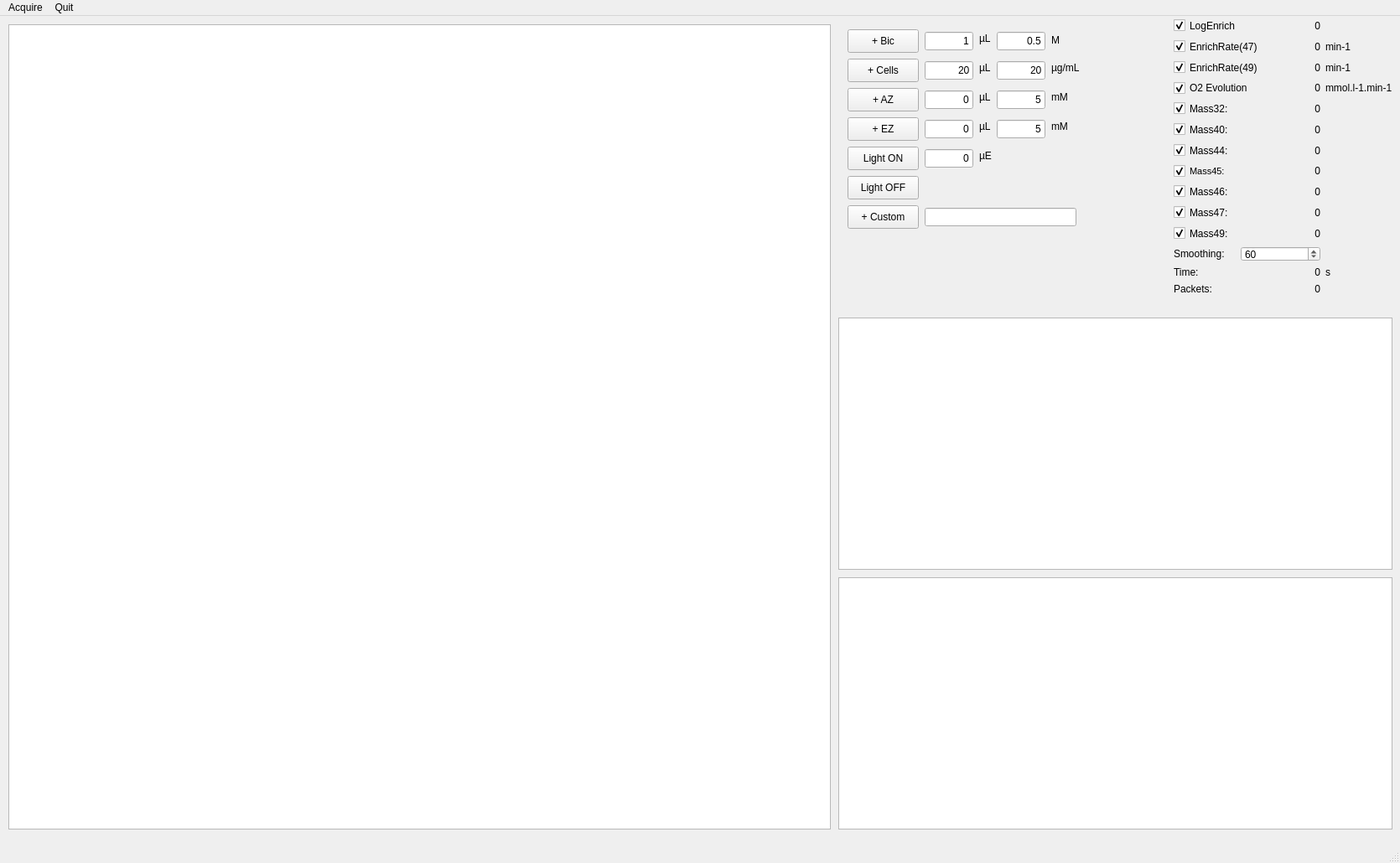
<?xml version="1.0" encoding="UTF-8"?>
<ui version="4.0">
 <class>MainWindow</class>
 <widget class="QMainWindow" name="MainWindow">
  <property name="geometry">
   <rect>
    <x>0</x>
    <y>0</y>
    <width>1670</width>
    <height>1030</height>
   </rect>
  </property>
  <property name="windowTitle">
   <string>MainWindow</string>
  </property>
  <widget class="QWidget" name="centralwidget">
   <widget class="QGraphicsView" name="enrichrate_graph">
    <property name="geometry">
     <rect>
      <x>1000</x>
      <y>360</y>
      <width>661</width>
      <height>301</height>
     </rect>
    </property>
   </widget>
   <widget class="QGraphicsView" name="rawdata_graph">
    <property name="geometry">
     <rect>
      <x>10</x>
      <y>10</y>
      <width>981</width>
      <height>961</height>
     </rect>
    </property>
   </widget>
   <widget class="QPushButton" name="pushButton">
    <property name="geometry">
     <rect>
      <x>1011</x>
      <y>156</y>
      <width>85</width>
      <height>28</height>
     </rect>
    </property>
    <property name="text">
     <string>Light ON</string>
    </property>
   </widget>
   <widget class="QPushButton" name="pushButton_2">
    <property name="geometry">
     <rect>
      <x>1011</x>
      <y>191</y>
      <width>85</width>
      <height>28</height>
     </rect>
    </property>
    <property name="text">
     <string>Light OFF</string>
    </property>
   </widget>
   <widget class="QPushButton" name="pushButton_3">
    <property name="geometry">
     <rect>
      <x>1011</x>
      <y>16</y>
      <width>85</width>
      <height>28</height>
     </rect>
    </property>
    <property name="text">
     <string>+ Bic</string>
    </property>
   </widget>
   <widget class="QPushButton" name="pushButton_4">
    <property name="geometry">
     <rect>
      <x>1011</x>
      <y>51</y>
      <width>85</width>
      <height>28</height>
     </rect>
    </property>
    <property name="text">
     <string>+ Cells</string>
    </property>
   </widget>
   <widget class="QPushButton" name="pushButton_5">
    <property name="geometry">
     <rect>
      <x>1011</x>
      <y>86</y>
      <width>85</width>
      <height>28</height>
     </rect>
    </property>
    <property name="text">
     <string>+ AZ</string>
    </property>
   </widget>
   <widget class="QPushButton" name="pushButton_6">
    <property name="geometry">
     <rect>
      <x>1011</x>
      <y>121</y>
      <width>85</width>
      <height>28</height>
     </rect>
    </property>
    <property name="text">
     <string>+ EZ</string>
    </property>
   </widget>
   <widget class="QLineEdit" name="cells_vol">
    <property name="geometry">
     <rect>
      <x>1103</x>
      <y>54</y>
      <width>58</width>
      <height>22</height>
     </rect>
    </property>
    <property name="text">
     <string>20</string>
    </property>
    <property name="alignment">
     <set>Qt::AlignRight|Qt::AlignTrailing|Qt::AlignVCenter</set>
    </property>
   </widget>
   <widget class="QLineEdit" name="ez_vol">
    <property name="geometry">
     <rect>
      <x>1103</x>
      <y>124</y>
      <width>58</width>
      <height>22</height>
     </rect>
    </property>
    <property name="text">
     <string>0</string>
    </property>
    <property name="alignment">
     <set>Qt::AlignRight|Qt::AlignTrailing|Qt::AlignVCenter</set>
    </property>
   </widget>
   <widget class="QLineEdit" name="bic_vol">
    <property name="geometry">
     <rect>
      <x>1103</x>
      <y>19</y>
      <width>58</width>
      <height>22</height>
     </rect>
    </property>
    <property name="text">
     <string>1</string>
    </property>
    <property name="alignment">
     <set>Qt::AlignRight|Qt::AlignTrailing|Qt::AlignVCenter</set>
    </property>
   </widget>
   <widget class="QLineEdit" name="az_vol">
    <property name="geometry">
     <rect>
      <x>1103</x>
      <y>89</y>
      <width>58</width>
      <height>22</height>
     </rect>
    </property>
    <property name="text">
     <string>0</string>
    </property>
    <property name="alignment">
     <set>Qt::AlignRight|Qt::AlignTrailing|Qt::AlignVCenter</set>
    </property>
   </widget>
   <widget class="QLineEdit" name="bic_cc">
    <property name="geometry">
     <rect>
      <x>1189</x>
      <y>19</y>
      <width>58</width>
      <height>22</height>
     </rect>
    </property>
    <property name="text">
     <string>0.5</string>
    </property>
    <property name="alignment">
     <set>Qt::AlignRight|Qt::AlignTrailing|Qt::AlignVCenter</set>
    </property>
   </widget>
   <widget class="QLabel" name="label_39">
    <property name="geometry">
     <rect>
      <x>1168</x>
      <y>19</y>
      <width>16</width>
      <height>16</height>
     </rect>
    </property>
    <property name="text">
     <string>µL</string>
    </property>
    <property name="alignment">
     <set>Qt::AlignLeading|Qt::AlignLeft|Qt::AlignVCenter</set>
    </property>
   </widget>
   <widget class="QLabel" name="label_40">
    <property name="geometry">
     <rect>
      <x>1254</x>
      <y>21</y>
      <width>16</width>
      <height>16</height>
     </rect>
    </property>
    <property name="text">
     <string>M</string>
    </property>
    <property name="alignment">
     <set>Qt::AlignLeading|Qt::AlignLeft|Qt::AlignVCenter</set>
    </property>
   </widget>
   <widget class="QLabel" name="label_41">
    <property name="geometry">
     <rect>
      <x>1168</x>
      <y>54</y>
      <width>16</width>
      <height>16</height>
     </rect>
    </property>
    <property name="text">
     <string>µL</string>
    </property>
    <property name="alignment">
     <set>Qt::AlignLeading|Qt::AlignLeft|Qt::AlignVCenter</set>
    </property>
   </widget>
   <widget class="QLabel" name="label_42">
    <property name="geometry">
     <rect>
      <x>1254</x>
      <y>54</y>
      <width>36</width>
      <height>16</height>
     </rect>
    </property>
    <property name="text">
     <string>µg/mL</string>
    </property>
    <property name="alignment">
     <set>Qt::AlignLeading|Qt::AlignLeft|Qt::AlignVCenter</set>
    </property>
   </widget>
   <widget class="QLineEdit" name="cells_cc">
    <property name="geometry">
     <rect>
      <x>1189</x>
      <y>54</y>
      <width>58</width>
      <height>22</height>
     </rect>
    </property>
    <property name="text">
     <string>20</string>
    </property>
    <property name="alignment">
     <set>Qt::AlignRight|Qt::AlignTrailing|Qt::AlignVCenter</set>
    </property>
   </widget>
   <widget class="QLabel" name="label_43">
    <property name="geometry">
     <rect>
      <x>1168</x>
      <y>89</y>
      <width>16</width>
      <height>16</height>
     </rect>
    </property>
    <property name="text">
     <string>µL</string>
    </property>
    <property name="alignment">
     <set>Qt::AlignLeading|Qt::AlignLeft|Qt::AlignVCenter</set>
    </property>
   </widget>
   <widget class="QLabel" name="label_44">
    <property name="geometry">
     <rect>
      <x>1168</x>
      <y>124</y>
      <width>16</width>
      <height>16</height>
     </rect>
    </property>
    <property name="text">
     <string>µL</string>
    </property>
    <property name="alignment">
     <set>Qt::AlignLeading|Qt::AlignLeft|Qt::AlignVCenter</set>
    </property>
   </widget>
   <widget class="QLineEdit" name="az_cc">
    <property name="geometry">
     <rect>
      <x>1189</x>
      <y>89</y>
      <width>58</width>
      <height>22</height>
     </rect>
    </property>
    <property name="text">
     <string>5</string>
    </property>
    <property name="alignment">
     <set>Qt::AlignRight|Qt::AlignTrailing|Qt::AlignVCenter</set>
    </property>
   </widget>
   <widget class="QLineEdit" name="ez_cc">
    <property name="geometry">
     <rect>
      <x>1189</x>
      <y>124</y>
      <width>58</width>
      <height>22</height>
     </rect>
    </property>
    <property name="text">
     <string>5</string>
    </property>
    <property name="alignment">
     <set>Qt::AlignRight|Qt::AlignTrailing|Qt::AlignVCenter</set>
    </property>
   </widget>
   <widget class="QLabel" name="label_45">
    <property name="geometry">
     <rect>
      <x>1254</x>
      <y>89</y>
      <width>21</width>
      <height>16</height>
     </rect>
    </property>
    <property name="text">
     <string>mM</string>
    </property>
    <property name="alignment">
     <set>Qt::AlignLeading|Qt::AlignLeft|Qt::AlignVCenter</set>
    </property>
   </widget>
   <widget class="QLabel" name="label_47">
    <property name="geometry">
     <rect>
      <x>1254</x>
      <y>124</y>
      <width>21</width>
      <height>16</height>
     </rect>
    </property>
    <property name="text">
     <string>mM</string>
    </property>
    <property name="alignment">
     <set>Qt::AlignLeading|Qt::AlignLeft|Qt::AlignVCenter</set>
    </property>
   </widget>
   <widget class="QLabel" name="label_46">
    <property name="geometry">
     <rect>
      <x>1168</x>
      <y>159</y>
      <width>16</width>
      <height>16</height>
     </rect>
    </property>
    <property name="text">
     <string>µE</string>
    </property>
    <property name="alignment">
     <set>Qt::AlignLeading|Qt::AlignLeft|Qt::AlignVCenter</set>
    </property>
   </widget>
   <widget class="QLineEdit" name="light_int">
    <property name="geometry">
     <rect>
      <x>1103</x>
      <y>159</y>
      <width>58</width>
      <height>22</height>
     </rect>
    </property>
    <property name="text">
     <string>0</string>
    </property>
    <property name="alignment">
     <set>Qt::AlignRight|Qt::AlignTrailing|Qt::AlignVCenter</set>
    </property>
   </widget>
   <widget class="QPushButton" name="pushButton_7">
    <property name="geometry">
     <rect>
      <x>1011</x>
      <y>226</y>
      <width>85</width>
      <height>28</height>
     </rect>
    </property>
    <property name="text">
     <string>+ Custom</string>
    </property>
   </widget>
   <widget class="QLineEdit" name="custom_text">
    <property name="geometry">
     <rect>
      <x>1103</x>
      <y>229</y>
      <width>181</width>
      <height>22</height>
     </rect>
    </property>
    <property name="text">
     <string/>
    </property>
    <property name="alignment">
     <set>Qt::AlignRight|Qt::AlignTrailing|Qt::AlignVCenter</set>
    </property>
   </widget>
   <widget class="QGraphicsView" name="o2evol_graph">
    <property name="geometry">
     <rect>
      <x>1000</x>
      <y>670</y>
      <width>661</width>
      <height>301</height>
     </rect>
    </property>
   </widget>
   <widget class="QWidget" name="">
    <property name="geometry">
     <rect>
      <x>1400</x>
      <y>2</y>
      <width>261</width>
      <height>331</height>
     </rect>
    </property>
    <layout class="QGridLayout" name="gridLayout">
     <item row="0" column="0" colspan="2">
      <widget class="QCheckBox" name="chk_logE">
       <property name="text">
        <string>LogEnrich</string>
       </property>
       <property name="checked">
        <bool>true</bool>
       </property>
      </widget>
     </item>
     <item row="0" column="2">
      <widget class="QLabel" name="label_30">
       <property name="text">
        <string>0</string>
       </property>
       <property name="alignment">
        <set>Qt::AlignRight|Qt::AlignTrailing|Qt::AlignVCenter</set>
       </property>
      </widget>
     </item>
     <item row="1" column="0" colspan="2">
      <widget class="QCheckBox" name="chk_ER47">
       <property name="text">
        <string>EnrichRate(47)</string>
       </property>
       <property name="checked">
        <bool>true</bool>
       </property>
      </widget>
     </item>
     <item row="1" column="2">
      <widget class="QLabel" name="label_31">
       <property name="text">
        <string>0</string>
       </property>
       <property name="alignment">
        <set>Qt::AlignRight|Qt::AlignTrailing|Qt::AlignVCenter</set>
       </property>
      </widget>
     </item>
     <item row="1" column="3">
      <widget class="QLabel" name="label_36">
       <property name="text">
        <string>min-1</string>
       </property>
       <property name="alignment">
        <set>Qt::AlignLeading|Qt::AlignLeft|Qt::AlignVCenter</set>
       </property>
      </widget>
     </item>
     <item row="2" column="0" colspan="2">
      <widget class="QCheckBox" name="chk_ER49">
       <property name="text">
        <string>EnrichRate(49)</string>
       </property>
       <property name="checked">
        <bool>true</bool>
       </property>
      </widget>
     </item>
     <item row="2" column="2">
      <widget class="QLabel" name="label_33">
       <property name="text">
        <string>0</string>
       </property>
       <property name="alignment">
        <set>Qt::AlignRight|Qt::AlignTrailing|Qt::AlignVCenter</set>
       </property>
      </widget>
     </item>
     <item row="2" column="3">
      <widget class="QLabel" name="label_37">
       <property name="text">
        <string>min-1</string>
       </property>
       <property name="alignment">
        <set>Qt::AlignLeading|Qt::AlignLeft|Qt::AlignVCenter</set>
       </property>
      </widget>
     </item>
     <item row="3" column="0" colspan="2">
      <widget class="QCheckBox" name="chk_O2evol">
       <property name="text">
        <string>O2 Evolution</string>
       </property>
       <property name="checked">
        <bool>true</bool>
       </property>
      </widget>
     </item>
     <item row="3" column="2">
      <widget class="QLabel" name="label_35">
       <property name="text">
        <string>0</string>
       </property>
       <property name="alignment">
        <set>Qt::AlignRight|Qt::AlignTrailing|Qt::AlignVCenter</set>
       </property>
      </widget>
     </item>
     <item row="3" column="3">
      <widget class="QLabel" name="label_38">
       <property name="text">
        <string>mmol.l-1.min-1</string>
       </property>
       <property name="alignment">
        <set>Qt::AlignLeading|Qt::AlignLeft|Qt::AlignVCenter</set>
       </property>
      </widget>
     </item>
     <item row="4" column="0">
      <widget class="QCheckBox" name="chk_M32">
       <property name="text">
        <string>Mass32: </string>
       </property>
       <property name="checked">
        <bool>true</bool>
       </property>
      </widget>
     </item>
     <item row="4" column="1" colspan="2">
      <widget class="QLabel" name="lab_32">
       <property name="text">
        <string>0</string>
       </property>
       <property name="alignment">
        <set>Qt::AlignRight|Qt::AlignTrailing|Qt::AlignVCenter</set>
       </property>
      </widget>
     </item>
     <item row="5" column="0">
      <widget class="QCheckBox" name="chk_M40">
       <property name="text">
        <string>Mass40: </string>
       </property>
       <property name="checked">
        <bool>true</bool>
       </property>
      </widget>
     </item>
     <item row="5" column="1" colspan="2">
      <widget class="QLabel" name="lab_40">
       <property name="text">
        <string>0</string>
       </property>
       <property name="alignment">
        <set>Qt::AlignRight|Qt::AlignTrailing|Qt::AlignVCenter</set>
       </property>
      </widget>
     </item>
     <item row="6" column="0">
      <widget class="QCheckBox" name="chk_M44">
       <property name="text">
        <string>Mass44: </string>
       </property>
       <property name="checked">
        <bool>true</bool>
       </property>
      </widget>
     </item>
     <item row="6" column="1" colspan="2">
      <widget class="QLabel" name="lab_44">
       <property name="text">
        <string>0</string>
       </property>
       <property name="alignment">
        <set>Qt::AlignRight|Qt::AlignTrailing|Qt::AlignVCenter</set>
       </property>
      </widget>
     </item>
     <item row="7" column="0">
      <widget class="QCheckBox" name="chk_M45">
       <property name="font">
        <font>
         <pointsize>8</pointsize>
         <kerning>true</kerning>
        </font>
       </property>
       <property name="focusPolicy">
        <enum>Qt::StrongFocus</enum>
       </property>
       <property name="text">
        <string>Mass45: </string>
       </property>
       <property name="checked">
        <bool>true</bool>
       </property>
      </widget>
     </item>
     <item row="7" column="1" colspan="2">
      <widget class="QLabel" name="lab_45">
       <property name="text">
        <string>0</string>
       </property>
       <property name="alignment">
        <set>Qt::AlignRight|Qt::AlignTrailing|Qt::AlignVCenter</set>
       </property>
      </widget>
     </item>
     <item row="8" column="0">
      <widget class="QCheckBox" name="chk_M46">
       <property name="text">
        <string>Mass46:</string>
       </property>
       <property name="checked">
        <bool>true</bool>
       </property>
      </widget>
     </item>
     <item row="8" column="1" colspan="2">
      <widget class="QLabel" name="lab_46">
       <property name="text">
        <string>0</string>
       </property>
       <property name="alignment">
        <set>Qt::AlignRight|Qt::AlignTrailing|Qt::AlignVCenter</set>
       </property>
      </widget>
     </item>
     <item row="9" column="0">
      <widget class="QCheckBox" name="chk_M47">
       <property name="text">
        <string>Mass47: </string>
       </property>
       <property name="checked">
        <bool>true</bool>
       </property>
      </widget>
     </item>
     <item row="9" column="1" colspan="2">
      <widget class="QLabel" name="lab_47">
       <property name="text">
        <string>0</string>
       </property>
       <property name="alignment">
        <set>Qt::AlignRight|Qt::AlignTrailing|Qt::AlignVCenter</set>
       </property>
      </widget>
     </item>
     <item row="10" column="0">
      <widget class="QCheckBox" name="chk_M49">
       <property name="text">
        <string>Mass49: </string>
       </property>
       <property name="checked">
        <bool>true</bool>
       </property>
      </widget>
     </item>
     <item row="10" column="1" colspan="2">
      <widget class="QLabel" name="lab_49">
       <property name="text">
        <string>0</string>
       </property>
       <property name="alignment">
        <set>Qt::AlignRight|Qt::AlignTrailing|Qt::AlignVCenter</set>
       </property>
      </widget>
     </item>
     <item row="11" column="0">
      <widget class="QLabel" name="label_19">
       <property name="text">
        <string>Smoothing:</string>
       </property>
      </widget>
     </item>
     <item row="11" column="1" colspan="2">
      <widget class="QSpinBox" name="smoothing_value">
       <property name="value">
        <number>60</number>
       </property>
      </widget>
     </item>
     <item row="12" column="0">
      <widget class="QLabel" name="Time">
       <property name="text">
        <string>Time: </string>
       </property>
      </widget>
     </item>
     <item row="12" column="2">
      <widget class="QLabel" name="lab_time">
       <property name="text">
        <string>0</string>
       </property>
       <property name="alignment">
        <set>Qt::AlignRight|Qt::AlignTrailing|Qt::AlignVCenter</set>
       </property>
      </widget>
     </item>
     <item row="12" column="3">
      <widget class="QLabel" name="lab_time_2">
       <property name="text">
        <string>s</string>
       </property>
      </widget>
     </item>
     <item row="13" column="0">
      <widget class="QLabel" name="label_18">
       <property name="text">
        <string>Packets: </string>
       </property>
      </widget>
     </item>
     <item row="13" column="2">
      <widget class="QLabel" name="lab_packets">
       <property name="text">
        <string>0</string>
       </property>
       <property name="alignment">
        <set>Qt::AlignRight|Qt::AlignTrailing|Qt::AlignVCenter</set>
       </property>
      </widget>
     </item>
    </layout>
   </widget>
   <zorder>enrichrate_graph</zorder>
   <zorder>rawdata_graph</zorder>
   <zorder>pushButton</zorder>
   <zorder>pushButton_2</zorder>
   <zorder>pushButton_3</zorder>
   <zorder>pushButton_4</zorder>
   <zorder>layoutWidget</zorder>
   <zorder>layoutWidget</zorder>
   <zorder>layoutWidget</zorder>
   <zorder>layoutWidget</zorder>
   <zorder>pushButton_5</zorder>
   <zorder>pushButton_6</zorder>
   <zorder>cells_vol</zorder>
   <zorder>ez_vol</zorder>
   <zorder>bic_vol</zorder>
   <zorder>az_vol</zorder>
   <zorder>bic_cc</zorder>
   <zorder>label_39</zorder>
   <zorder>label_40</zorder>
   <zorder>label_41</zorder>
   <zorder>label_42</zorder>
   <zorder>cells_cc</zorder>
   <zorder>label_43</zorder>
   <zorder>label_44</zorder>
   <zorder>az_cc</zorder>
   <zorder>ez_cc</zorder>
   <zorder>label_45</zorder>
   <zorder>label_47</zorder>
   <zorder>label_46</zorder>
   <zorder>light_int</zorder>
   <zorder>pushButton_7</zorder>
   <zorder>custom_text</zorder>
   <zorder>lab_packets</zorder>
   <zorder>o2evol_graph</zorder>
  </widget>
  <widget class="QMenuBar" name="menubar">
   <property name="geometry">
    <rect>
     <x>0</x>
     <y>0</y>
     <width>1670</width>
     <height>26</height>
    </rect>
   </property>
   <widget class="QMenu" name="menuStart">
    <property name="title">
     <string>Acquire</string>
    </property>
    <addaction name="actionStart"/>
    <addaction name="separator"/>
    <addaction name="actionStop_2"/>
   </widget>
   <widget class="QMenu" name="menuQuit">
    <property name="title">
     <string>Quit</string>
    </property>
    <addaction name="actionQuit"/>
   </widget>
   <addaction name="menuStart"/>
   <addaction name="menuQuit"/>
  </widget>
  <widget class="QStatusBar" name="statusbar"/>
  <action name="actionStart">
   <property name="text">
    <string>Start</string>
   </property>
   <property name="shortcut">
    <string>Ctrl+F1</string>
   </property>
  </action>
  <action name="actionStop">
   <property name="text">
    <string>Stop</string>
   </property>
   <property name="shortcut">
    <string>F1</string>
   </property>
  </action>
  <action name="actionSet_datafile">
   <property name="text">
    <string>Set datafile</string>
   </property>
  </action>
  <action name="actionSet_duration">
   <property name="text">
    <string>Set duration</string>
   </property>
  </action>
  <action name="actionStop_2">
   <property name="text">
    <string>Stop</string>
   </property>
   <property name="shortcut">
    <string>Ctrl+F2</string>
   </property>
  </action>
  <action name="actionQuit">
   <property name="text">
    <string>Quit</string>
   </property>
   <property name="shortcut">
    <string>Ctrl+Q</string>
   </property>
  </action>
 </widget>
 <resources/>
 <connections/>
</ui>
